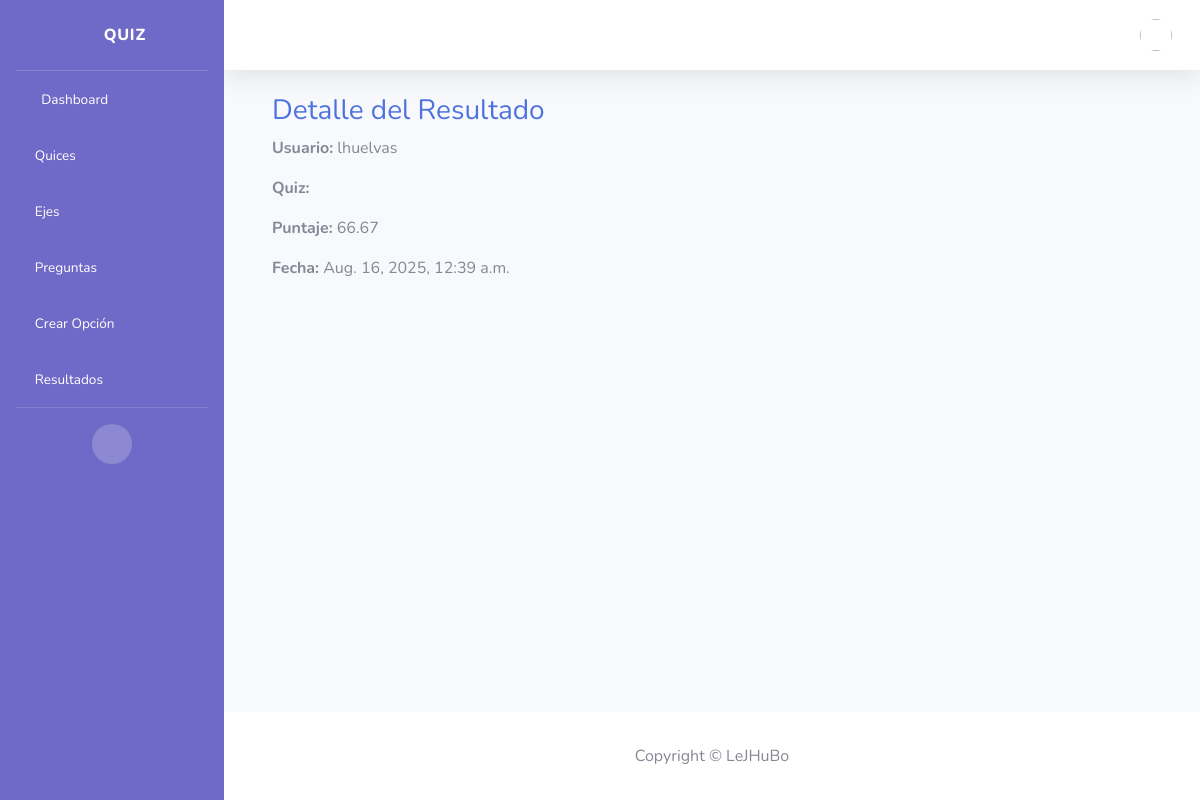
Screenshot of /resultados/1/ with the database file from the repository.
### core/models.py (models this page shows, shortened)
class Resultado(models.Model):
    usuario = models.ForeignKey(User, on_delete=models.CASCADE)
    quiz = models.ForeignKey(Quiz, on_delete=models.CASCADE, null=True, blank=True)
    eje = models.ForeignKey(EjeTematico, on_delete=models.CASCADE, null=True, blank=True)
    puntaje = models.FloatField()
    fecha = models.DateTimeField(auto_now_add=True)

### core/views/resultado.py (the view)
# urls.py: path("resultados/<int:pk>/", ResultadoDetailView.as_view(), name="resultado_detail"),
class ResultadoDetailView(BaseDetailView):
    model = Resultado
    template_name = "resultado/detail.html"

### core/templates/resultado/detail.html
{% extends "index.html" %} {% block content %}
<div class="container mt-4">
    <h3 class="text-primary">Detalle del Resultado</h3>
    <p><strong>Usuario:</strong> {{ object.usuario.username }}</p>
    <p><strong>Quiz:</strong> {{ object.quiz.nombre }}</p>
    <p><strong>Puntaje:</strong> {{ object.puntaje }}</p>
    <p><strong>Fecha:</strong> {{ object.fecha }}</p>
</div>
{% endblock %}

### core/templates/index.html (style rules this page uses)
body { background-color: #F7FAFC; }

### rows the page displays
Resultado: usuario.username "lhuelvas", puntaje "66.67", fecha "Aug. 16, 2025, 12:39 a.m."
